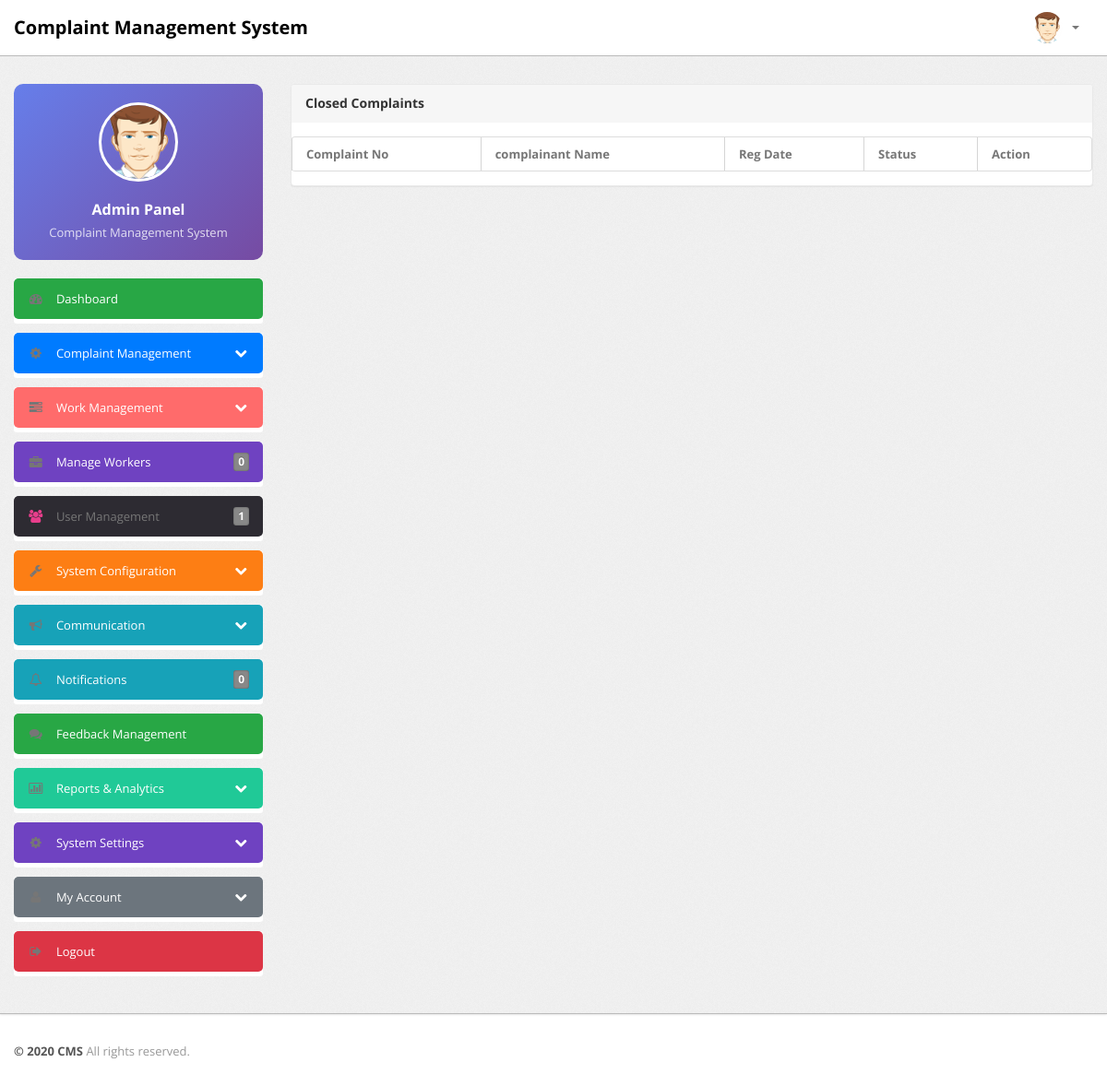
Page /admin/closed-complaint.php (signed in) on the earlier database version.
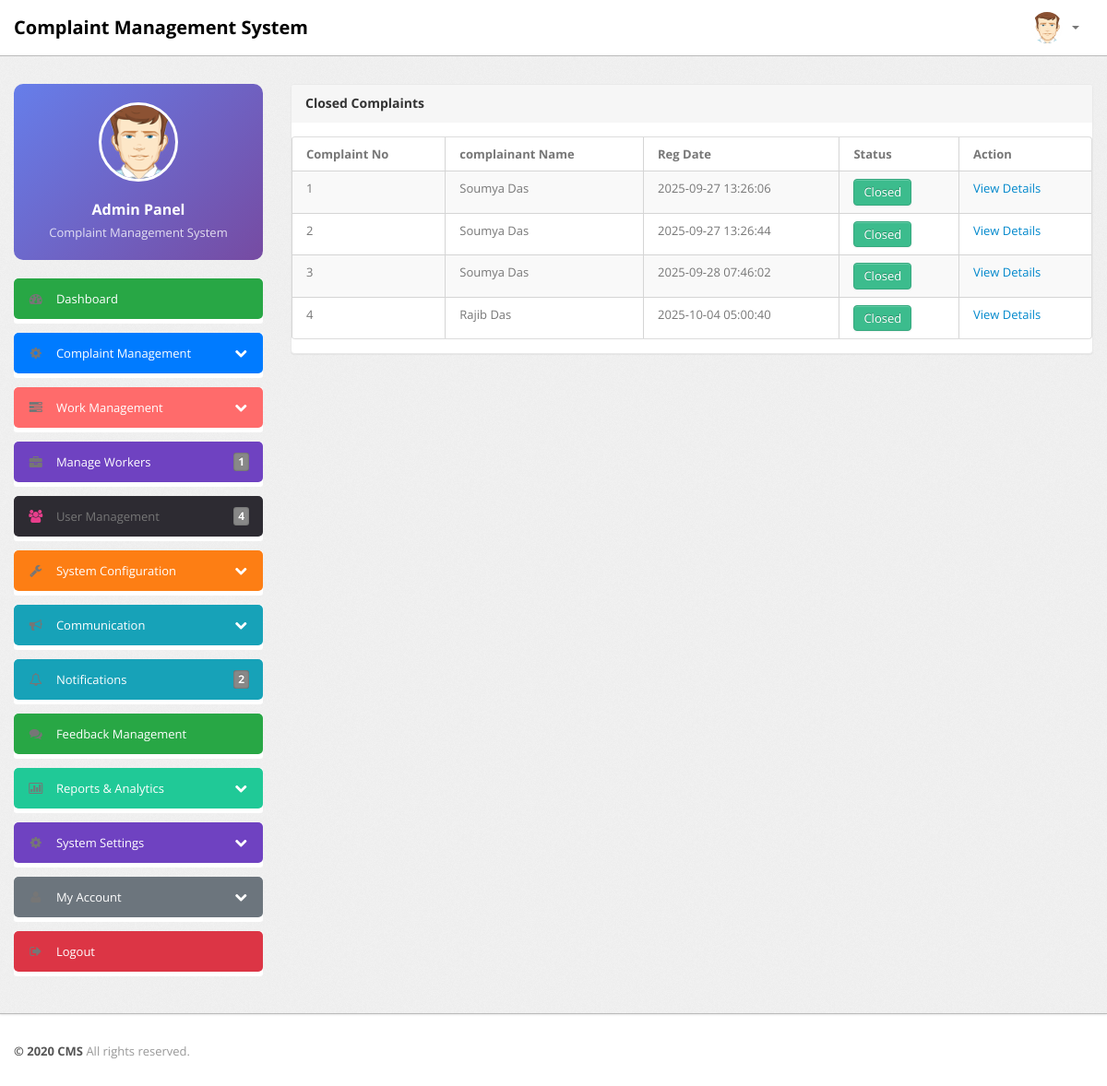
Same page on the later database version.
### tables this page shows
CREATE TABLE `tblcomplaints` (
  `complaintNumber` int(11) NOT NULL,
  `userId` int(11) NOT NULL,
  `category` int(11) NOT NULL,
  `subcategory` varchar(255) NOT NULL,
  `complaintType` varchar(255) NOT NULL,
  `state` varchar(255) NOT NULL,
  `noc` varchar(255) NOT NULL,
  `complaintDetails` mediumtext NOT NULL,
  `complaintFile` varchar(255) DEFAULT NULL,
  `regDate` timestamp NOT NULL DEFAULT current_timestamp(),
  `status` varchar(50) DEFAULT NULL,
  `lastUpdationDate` timestamp NOT NULL DEFAULT '0000-00-00 00:00:00' ON UPDATE current_timestamp()
);

CREATE TABLE `users` (
  `id` int(11) NOT NULL,
  `fullName` varchar(100) NOT NULL,
  `userEmail` varchar(100) NOT NULL,
  `password` varchar(255) NOT NULL,
  `contactNo` varchar(15) NOT NULL,
  `address` varchar(255) NOT NULL,
  `consumerId` varchar(50) NOT NULL,
  `status` tinyint(1) NOT NULL DEFAULT 1,
  `regDate` timestamp NOT NULL DEFAULT current_timestamp()
);

### admin/closed-complaint.php (the view, shortened to what this page needs)
<?php
if(strlen($_SESSION['alogin'])==0)
	{
header('location:index.php');
}
else{
?>
<!DOCTYPE html>
<html lang="en">
<head>
	<link type="text/css" href="bootstrap/css/bootstrap.min.css" rel="stylesheet">
	<link type="text/css" href="bootstrap/css/bootstrap-responsive.min.css" rel="stylesheet">
	<link type="text/css" href="css/theme.css" rel="stylesheet">
	<link type="text/css" href="images/icons/css/font-awesome.css" rel="stylesheet">
</head>
<body>
<?php include('include/header.php');?>
	<div class="wrapper">
		<div class="container">
			<div class="row">
<?php include('include/sidebar.php');?>
			<div class="span9">
					<div class="content">
	<div class="module">
							<div class="module-head">
								<h3>Closed Complaints</h3>
							</div>
							<div class="module-body table">
								<table cellpadding="0" cellspacing="0" border="0" class="datatable-1 table table-bordered table-striped	 display" >
									<thead>
										<tr>
											<th>Complaint No</th>
											<th> complainant Name</th>
											<th>Reg Date</th>
											<th>Status</th>
											<th>Action</th>
										</tr>
									</thead>
<tbody>
<?php
$st='closed';
$query=mysqli_query($bd, "select tblcomplaints.*,users.fullName as name from tblcomplaints join users on users.id=tblcomplaints.userId where tblcomplaints.status='$st'");
while($row=mysqli_fetch_array($query))
{
?>
										<tr>
											<td><?php echo htmlentities($row['complaintNumber']);?></td>
											<td><?php echo htmlentities($row['name']);?></td>
											<td><?php echo htmlentities($row['regDate']);?></td>
											<td><button type="button" class="btn btn-success">Closed</button></td>
											<td>   <a href="complaint-details.php?cid=<?php echo htmlentities($row['complaintNumber']);?>"> View Details</a>
											</td>
											</tr>
										<?php  } ?>
										</tbody>
								</table>
							</div>
						</div>
					</div>
				</div>
			</div>
		</div>
	</div>
<?php include('include/footer.php');?>
</body>
<?php } ?>

### admin/include/header.php (shortened to what this page needs)
<!DOCTYPE html>
<html lang="en">
<head>
    <link type="text/css" href="bootstrap/css/bootstrap.min.css" rel="stylesheet">
    <link type="text/css" href="bootstrap/css/bootstrap-responsive.min.css" rel="stylesheet">
    <link type="text/css" href="css/theme.css" rel="stylesheet">
    <link type="text/css" href="images/icons/css/font-awesome.css" rel="stylesheet">
</head>
<body>
    <div class="navbar navbar-fixed-top">
        <div class="navbar-inner">
            <div class="container">
                <a class="brand" href="dashboard.php" style="color: Black;">
                    Complaint Management System
                </a>
                <div class="nav-collapse collapse navbar-inverse-collapse">
                    <ul class="nav pull-right">
                        <li class="nav-user dropdown">
                            <a href="#" class="dropdown-toggle" data-toggle="dropdown">
                                <img src="images/user.png" class="nav-avatar" />
                                <b class="caret"></b>
                            </a>
                        </li>
                    </ul>
                </div>
            </div>
        </div>
    </div>

### admin/include/sidebar.php (shortened to what this page needs)
<?php
include('include/config.php');
?>
<div class="span3">
    <div class="sidebar">
        <div class="widget widget-profile unstyled" style="background: linear-gradient(135deg, #667eea 0%, #764ba2 100%); color: white; padding: 20px; border-radius: 10px; margin-bottom: 20px; text-align: center;">
            <div class="profile-avatar">
                <img src="images/user.png" style="width: 80px; height: 80px; border-radius: 50%; border: 3px solid white; margin-bottom: 10px;" />
            </div>
            <h4 style="margin: 10px 0 5px 0; color: white;">Admin Panel</h4>
            <p style="margin: 0; opacity: 0.8;">Complaint Management System</p>
        </div>
        <ul class="widget widget-menu unstyled">
            <li>
                <a href="dashboard.php" style="background: #28a745; color: white;">
                    <i class="menu-icon icon-dashboard"></i>
                    Dashboard
                </a>
            </li>
        </ul>
        <ul class="widget widget-menu unstyled">
            <li>
                <a class="collapsed" data-toggle="collapse" href="#toggleComplaints" style="background: #007bff; color: white;">
                    <i class="menu-icon icon-cog"></i>
                    <i class="icon-chevron-down pull-right"></i><i class="icon-chevron-up pull-right"></i>
                    Complaint Management
                </a>
            </li>
        </ul>
        <ul class="widget widget-menu unstyled">
            <li>
                <a class="collapsed" data-toggle="collapse" href="#toggleWorkManagement" style="background: #ff6b6b; color: white;">
                    <i class="menu-icon icon-tasks"></i>
                    <i class="icon-chevron-down pull-right"></i><i class="icon-chevron-up pull-right"></i>
                    Work Management
                </a>
            </li>
        </ul>
        <ul class="widget widget-menu unstyled">
            <li>
                <a href="manage-workers.php" style="background: #6f42c1; color: white;">
                    <i class="menu-icon icon-briefcase"></i>
                    Manage Workers
                    <?php
                    $table_check = mysqli_query($bd, "SHOW TABLES LIKE 'workers'");
                    if(mysqli_num_rows($table_check) > 0) {
                        $active_workers = mysqli_query($bd, "SELECT COUNT(*) as total FROM workers WHERE status='active'");
                        if($active_workers) {
                            $workers_count = mysqli_fetch_array($active_workers)['total'];
                            ?>
                            <b class="label label-primary pull-right"><?php echo $workers_count; ?></b>
                            <?php
                        }
                    }
                    ?>
                </a>
            </li>
        </ul>
        <ul class="widget widget-menu unstyled">
            <li>
                <a href="manage-users.php">
                    <i class="menu-icon icon-group" style="color: #e83e8c;"></i>
                    User Management
                    <?php
                    $rt = mysqli_query($bd, "SELECT * FROM users");
                    $num1 = mysqli_num_rows($rt);
                    ?>
                    <b class="label label-primary pull-right"><?php echo htmlentities($num1); ?></b>
                </a>
            </li>
        </ul>
        <ul class="widget widget-menu unstyled">
            <li>
                <a class="collapsed" data-toggle="collapse" href="#toggleSystemConfig" style="background: #fd7e14; color: white;">
                    <i class="menu-icon icon-wrench"></i>
                    <i class="icon-chevron-down pull-right"></i><i class="icon-chevron-up pull-right"></i>
                    System Configuration
                </a>
            </li>
        </ul>
        <ul class="widget widget-menu unstyled">
            <li>
                <a class="collapsed" data-toggle="collapse" href="#toggleCommunication" style="background: #17a2b8; color: white;">
                    <i class="menu-icon icon-bullhorn"></i>
                    <i class="icon-chevron-down pull-right"></i><i class="icon-chevron-up pull-right"></i>
                    Communication
                </a>
            </li>
        </ul>
        <ul class="widget widget-menu unstyled">
            <li>
                <a href="notifications.php" style="background: #17a2b8; color: white;">
                    <i class="menu-icon icon-bell"></i>
                    Notifications
                    <?php
                    $rt = mysqli_query($bd, "SELECT * FROM tblcomplaints where status is null");
                    $num1 = mysqli_num_rows($rt);
                    ?>
                    <b class="label label-info pull-right"><?php echo htmlentities($num1); ?></b>
                </a>
            </li>
        </ul>
        <ul class="widget widget-menu unstyled">
            <li>
                <a href="manage-feedback.php" style="background: #28a745; color: white;">
                    <i class="menu-icon icon-comments"></i>
                    Feedback Management
                </a>
            </li>
        </ul>
        <ul class="widget widget-menu unstyled">
            <li>
                <a class="collapsed" data-toggle="collapse" href="#toggleReports" style="background: #20c997; color: white;">
                    <i class="menu-icon icon-bar-chart"></i>
                    <i class="icon-chevron-down pull-right"></i><i class="icon-chevron-up pull-right"></i>
                    Reports & Analytics
                </a>
            </li>
        </ul>
        <ul class="widget widget-menu unstyled">
            <li>
                <a class="collapsed" data-toggle="collapse" href="#toggleSettings" style="background: #6f42c1; color: white;">
                    <i class="menu-icon icon-cog"></i>
                    <i class="icon-chevron-down pull-right"></i><i class="icon-chevron-up pull-right"></i>
                    System Settings
                </a>
            </li>
        </ul>
        <ul class="widget widget-menu unstyled">
            <li>
                <a class="collapsed" data-toggle="collapse" href="#toggleAccount" style="background: #6c757d; color: white;">
                    <i class="menu-icon icon-user"></i>
                    <i class="icon-chevron-down pull-right"></i><i class="icon-chevron-up pull-right"></i>
                    My Account
                </a>
            </li>
        </ul>
        <ul class="widget widget-menu unstyled">
            <li>
                <a href="logout.php" style="background: #dc3545; color: white;">
                    <i class="menu-icon icon-signout"></i>
                    Logout
                </a>
            </li>
        </ul>
    </div>
</div>

### admin/include/footer.php (shortened to what this page needs)
	<div class="footer">
		<div class="container">
			<b class="copyright">&copy; 2020 CMS </b> All rights reserved.
		</div>
	</div>
</body>
</html>

### admin/include/sidebar.php (style rules this page uses)
.widget-menu li a { padding: 12px 15px; display: block; text-decoration: none; border-radius: 5px; margin-bottom: 5px; transition: all 0.3s ease; position: relative; }
.label { padding: 3px 8px; border-radius: 12px; font-size: 12px; font-weight: bold; }
.label-info { background: #17a2b8; color: white; }
.label-primary { background: #007bff; color: white; }

Differences in the rows shown:
added tblcomplaints: complaintNumber "1", userId.fullName "Soumya Das", regDate "2025-09-27 13:26:06"
added tblcomplaints: complaintNumber "2", userId.fullName "Soumya Das", regDate "2025-09-27 13:26:44"
added tblcomplaints: complaintNumber "3", userId.fullName "Soumya Das", regDate "2025-09-28 07:46:02"
added tblcomplaints: complaintNumber "4", userId.fullName "Rajib Das", regDate "2025-10-04 05:00:40"
Other differences:
$workers_count: "0" → "1"
$num1: "1" → "4"
$num1: "0" → "2"
